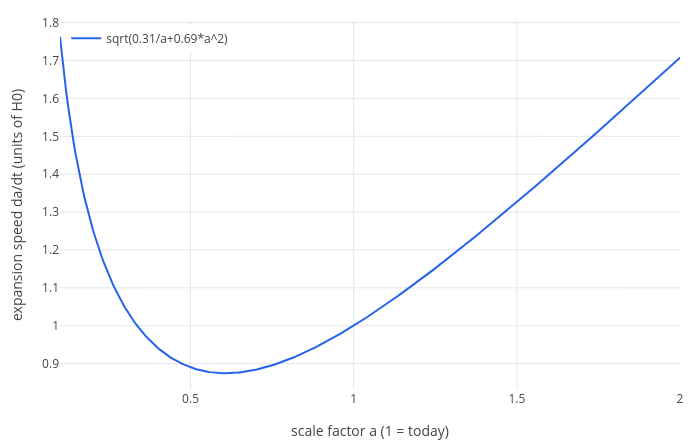

The notebook cell this image was saved under:
### Markdown cell above
Our universe reaches $a = 1$, today, at 13.8 billion years. At first its curve bends down (the expansion slows, as
in the matter-only universe), later it bends up (the expansion speeds up). The matter-only universe reaches $a = 1$
after only 9.6 billion years, which would make the universe younger than its oldest stars [4]. That conflict was one
of the hints that led to dark energy.

### When did the expansion start speeding up?

The expansion speed is $\dot a = H_0\sqrt{\Omega_m/a + \Omega_\Lambda a^2}$ (multiply $a$ into the square root). Matter
makes it fall as $a$ grows, dark energy makes it rise. Here it is against $a$:

### Code cell
labels(plot(sqrt(0.31/a + 0.69*a^2), a, 0.1, 2), "scale factor a (1 = today)", "expansion speed da/dt (units of H0)")

### Figure 1 — Plotly figure (JSON) as saved in the notebook; plotly's stock layout.template omitted (floating-point values rounded to 4 significant figures; data arrays with more than 128 entries replaced by an {"elided": "..."} marker saying what was removed)
{"data": [{"line": {"color": "#2563eb", "width": 2}, "mode": "lines", "name": "sqrt(0.31/a+0.69*a^2)", "type": "scatter", "x": {"elided": "402 float values"}, "y": {"elided": "402 float values"}}], "layout": {"height": 440, "legend": {"bgcolor": "rgba(255,255,255,0.8)", "x": 0.01, "y": 0.99}, "margin": {"b": 50, "l": 60, "r": 20, "t": 20}, "showlegend": true, "title": {"text": ""}, "width": 700, "xaxis": {"title": {"text": "scale factor a (1 = today)"}, "zeroline": true}, "yaxis": {"range": [0.8302, 1.807], "title": {"text": "expansion speed da/dt (units of H0)"}, "zeroline": true}}}
